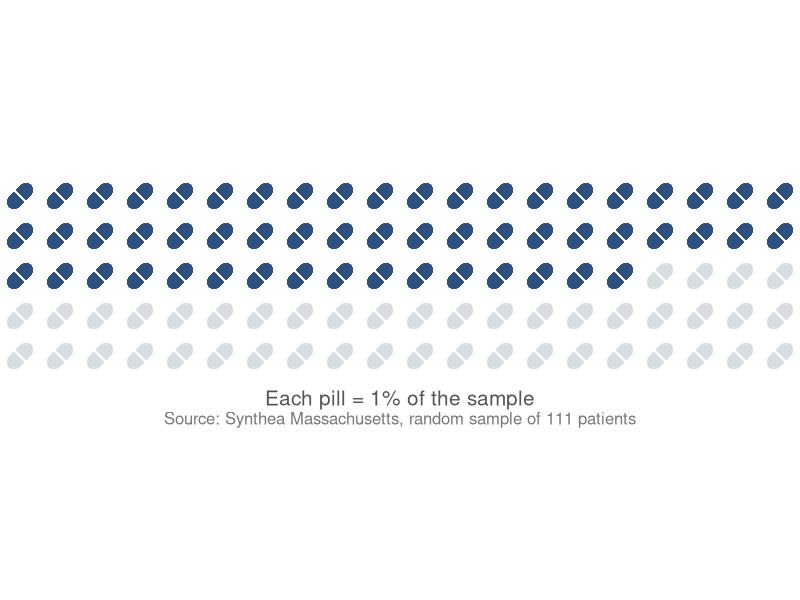
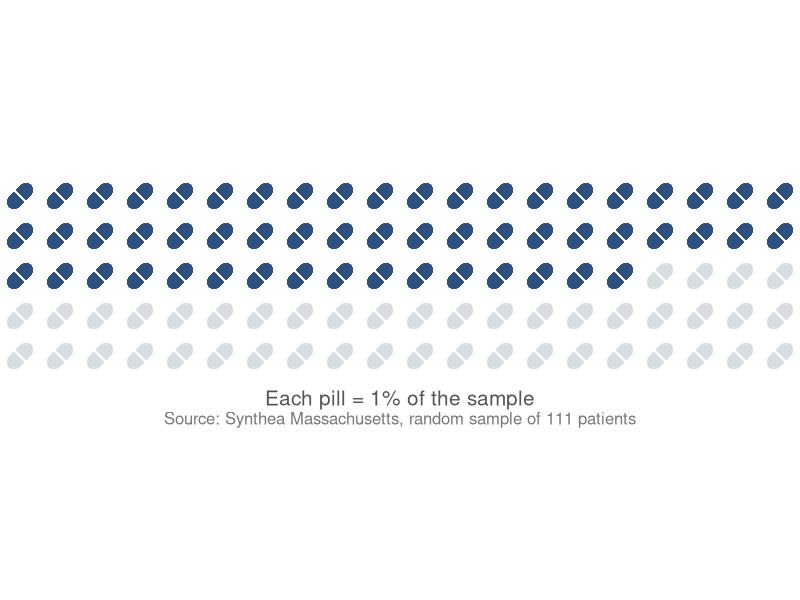

Source code (R) for these figures, in order:
## ---- chunk 1
knitr::opts_chunk$set(echo = TRUE)
## ---- chunk 2
## Waffle chart of pill icons: 5 x 20 grid, 3.7% filled
# Requires: ggplot2   (install.packages("ggplot2"))

library(ggplot2)

# ---- Settings ---------------------------------------------------------------
pct <- 56                # percent to fill (each pill = 1%)
rows  <- 5
cols  <- 20
blue  <- "#2C5080"          # UNC Carolina blue
gray  <- "#D9DEE3"
L     <- 0.78               # pill length
W     <- 0.36               # pill width
angle <- 45 * pi / 180      # pill tilt
caption1 <- "Each pill = 1% of the sample"
caption2 <- "Source: Synthea Massachusetts, random sample of 111 patients"
out_file <- "waffle_chart_pills.png"

# ---- Shape helpers ----------------------------------------------------------
# Capsule outline (u along the pill's length, v across), centered on (0, 0)
capsule_uv <- function(n = 60) {
  hs <- L / 2 - W / 2                      # half-length of the straight section
  t1 <- seq(-pi / 2,     pi / 2,     length.out = n)   # right cap
  t2 <- seq( pi / 2, 3 * pi / 2,     length.out = n)   # left cap
  data.frame(u = c( hs + W / 2 * cos(t1), -hs + W / 2 * cos(t2)),
             v = c(      W / 2 * sin(t1),       W / 2 * sin(t2)))
}

# Thin seam across the middle of the pill
seam_uv <- data.frame(u = c(-0.02, 0.02, 0.02, -0.02),
                      v = c(-W / 2, -W / 2, W / 2, W / 2))

# Rotate by `angle`, move to (cx, cy), and optionally cut off everything right
# of clip_x (used for the partly filled pill)
place <- function(uv, cx, cy, id, clip_x = Inf) {
  data.frame(
    x  = pmin(cx + uv$u * cos(angle) - uv$v * sin(angle), clip_x),
    y  = cy + uv$u * sin(angle) + uv$v * cos(angle),
    id = id
  )
}

# ---- Grid layout total coverage ------------------------------------------------------------
idx  <- 0:(rows * cols - 1)
r    <- idx %/% cols
c    <- idx %% cols
cx   <- c + 0.5
cy   <- rows - 1 - r + 0.5                 # first row at the top
fill <- pct - idx                          # >= 1 full, between 0 and 1 partial

body <- capsule_uv()

build <- function(uv, keep, clip) {
  do.call(rbind, lapply(which(keep), function(i)
    place(uv, cx[i], cy[i], id = i, clip_x = clip[i])))
}

all_i <- rep(TRUE, length(idx))
blue_i <- fill > 0
# Partial pill is cut at the matching fraction of the pill's width
clip_x <- ifelse(fill >= 1, Inf, (cx - 0.38) + 0.76 * fill)

gray_body <- build(body,   all_i,  rep(Inf, length(idx)))
gray_seam <- build(seam_uv, all_i, rep(Inf, length(idx)))
blue_body <- build(body,   blue_i, clip_x)
blue_seam <- build(seam_uv, blue_i, clip_x)

# ---- Plot -------------------------------------------------------------------
total_coverage_plot <- ggplot() +
  geom_polygon(data = gray_body, aes(x, y, group = id), fill = gray) +
  geom_polygon(data = gray_seam, aes(x, y, group = id), fill = "white") +
  geom_polygon(data = blue_body, aes(x, y, group = id), fill = blue) +
  geom_polygon(data = blue_seam, aes(x, y, group = id), fill = "white") +
  annotate("text", x = cols / 2, y = -0.55, label = caption1,
           size = 15 / .pt, colour = "#555555") +
  annotate("text", x = cols / 2, y = -1.05, label = caption2,
           size = 12 / .pt, colour = "#777777") +
  coord_fixed(xlim = c(0, cols), ylim = c(-1.35, rows + 0.15), expand = FALSE) +
  theme_void() +
  theme(plot.background = element_rect(fill = "white", colour = NA),
        plot.margin = margin(0, 0, 0, 0))

# 10.5 in wide, height follows the grid's aspect ratio (6.5 units tall / 20 wide)
ggsave(out_file, total_coverage_plot, width = 10.5, height = 10.5 * 6.5 / cols,
       dpi = 300, bg = "white")
total_coverage_plot
